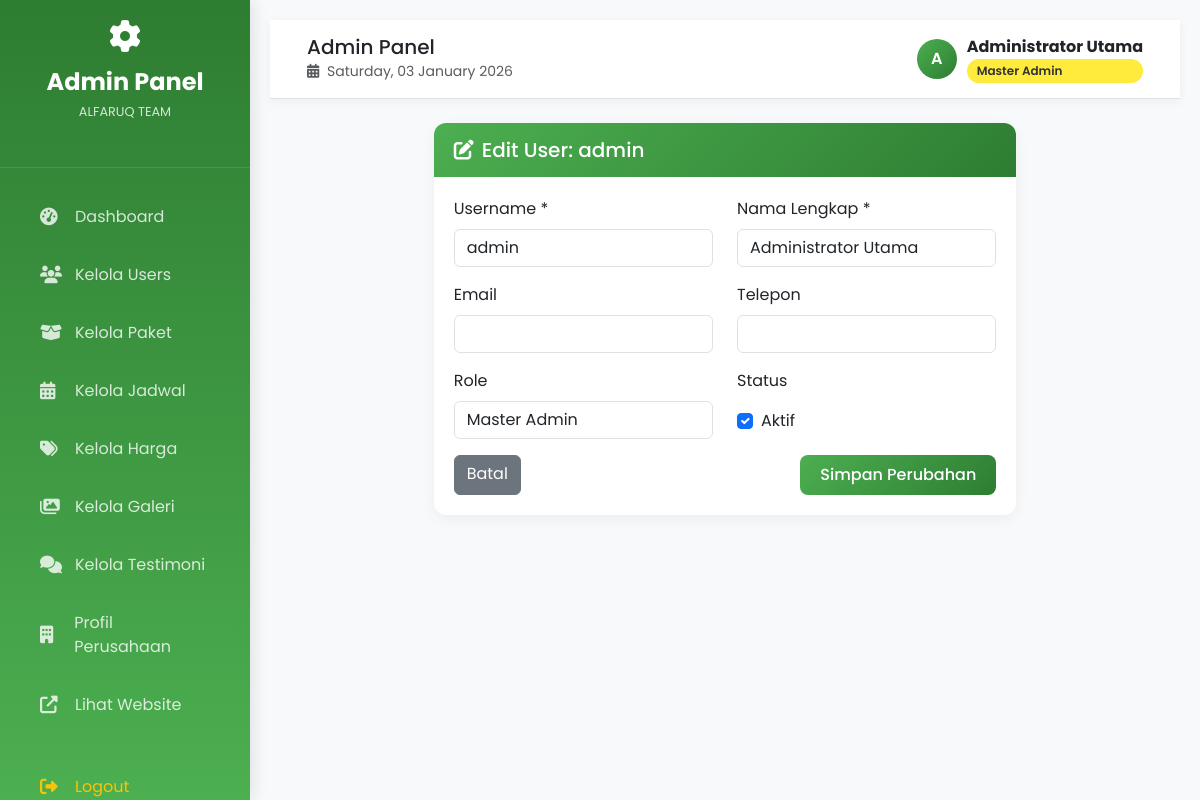
The page /admin/user.php?action=edit&id=1 (signed in) on the database as committed earlier.
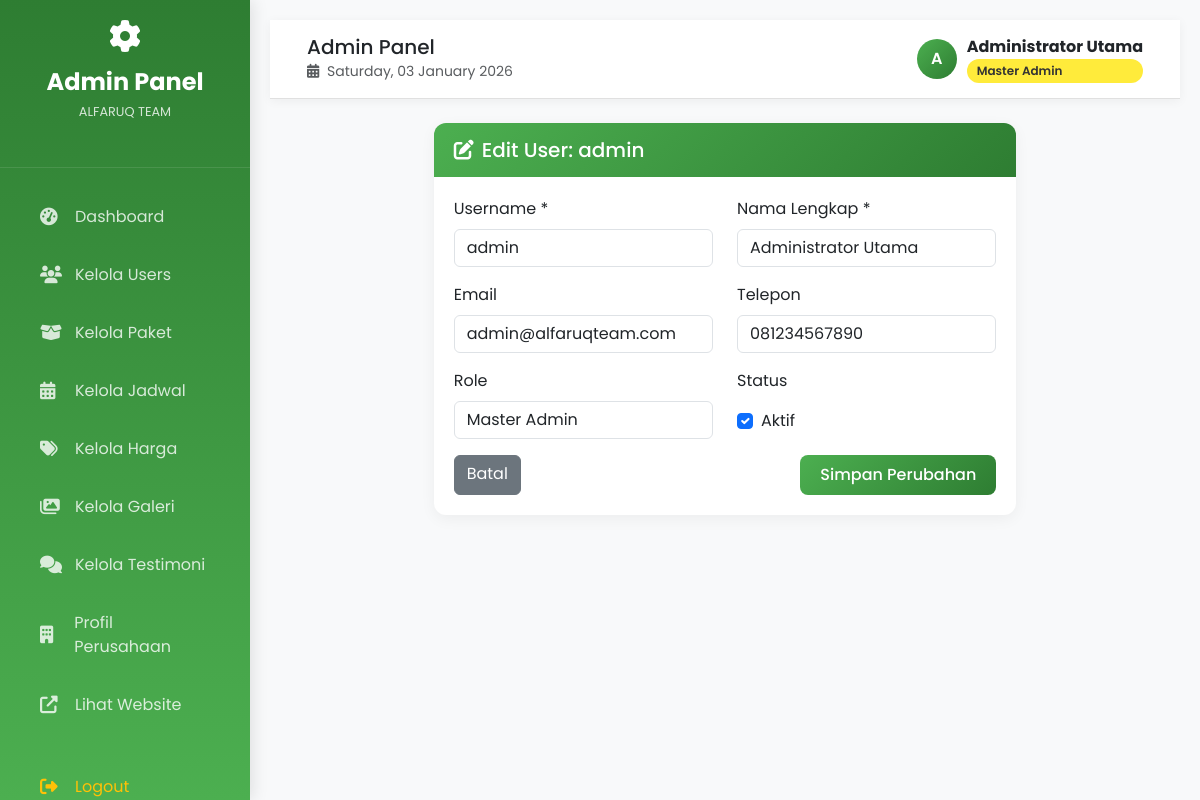
The same page on the database as committed later.
### tables this page shows
CREATE TABLE `users` (
  `id` int(11) NOT NULL,
  `username` varchar(50) NOT NULL,
  `password` varchar(255) NOT NULL,
  `full_name` varchar(100) NOT NULL,
  `email` varchar(100) DEFAULT NULL,
  `phone` varchar(20) DEFAULT NULL,
  `role` enum('admin','master_admin') DEFAULT 'admin',
  `is_active` tinyint(1) DEFAULT 1,
  `failed_attempts` int(11) DEFAULT 0,
  `last_login` datetime DEFAULT NULL,
  `created_by` int(11) DEFAULT NULL,
  `created_at` timestamp NOT NULL DEFAULT current_timestamp(),
  `updated_at` timestamp NOT NULL DEFAULT current_timestamp() ON UPDATE current_timestamp()
);

### admin/user.php (the view, shortened to what the changed rows need)
<?php
require_once '../config/database.php';
$action = isset($_GET['action']) ? $_GET['action'] : 'list';
$id = isset($_GET['id']) ? (int)$_GET['id'] : 0;
$user = null;
if ($id > 0 && ($action == 'edit' || $action == 'reset')) {
    $stmt = $pdo->prepare("SELECT * FROM users WHERE id = ?");
    $stmt->execute([$id]);
    $user = $stmt->fetch();
}
$stmt = $pdo->query("SELECT u.*, creator.username as created_by_name FROM users u LEFT JOIN users creator ON u.created_by = creator.id ORDER BY u.id DESC");
$users = $stmt->fetchAll();
?>
<!DOCTYPE html>
<html lang="id">
<head>
</head>
<body>
    <?php include 'includes/header.php'; ?>
    <div class="container-fluid mt-4">
        <?php if ($action == 'list'): ?>
        <div class="admin-card">
            <div class="card-header d-flex justify-content-between align-items-center">
                <div>
                    <h5 class="mb-0"><i class="fas fa-users me-2"></i>Daftar Users</h5>
                    <p class="text-white mb-0 opacity-75">Total <?php echo count($users); ?> user terdaftar</p>
                </div>
                <a href="?action=create" class="btn-admin-primary">
                    <i class="fas fa-plus me-2"></i>Tambah User Baru
                </a>
            </div>
            <div class="card-body">
                <?php if (empty($users)): ?>
                    <div class="text-center py-5">
                        <i class="fas fa-users fa-4x text-muted mb-4"></i>
                        <h5 class="text-muted">Belum ada user</h5>
                        <p class="text-muted mb-4">Mulai dengan menambahkan user baru</p>
                        <a href="?action=create" class="btn-admin-primary">
                            <i class="fas fa-plus me-2"></i>Tambah User Pertama
                        </a>
                    </div>
                <?php else: ?>
                    <div class="table-responsive">
                        <table class="table admin-table">
                            <thead>
                                <tr>
                                    <th>ID</th>
                                    <th>Username</th>
                                    <th>Nama Lengkap</th>
                                    <th>Role</th>
                                    <th>Status</th>
                                    <th>Dibuat Oleh</th>
                                    <th>Terakhir Login</th>
                                    <th>Aksi</th>
                                </tr>
                            </thead>
                            <tbody>
                                <?php foreach ($users as $user_item): ?>
                                <tr>
                                    <td>
                                        <span class="badge bg-light-green text-dark">#<?php echo $user_item['id']; ?></span>
                                    </td>
                                    <td>
                                        <div class="d-flex align-items-center">
                                            <div class="user-avatar me-3">
                                                <?php echo strtoupper(substr($user_item['full_name'], 0, 1)); ?>
                                            </div>
                                            <div>
                                                <div class="fw-medium">
                                                    <?php echo htmlspecialchars($user_item['username']); ?>
                                                    <?php if ($user_item['id'] == $_SESSION['admin_id']): ?>
                                                        <span class="badge bg-warning text-dark ms-2">Anda</span>
                                                    <?php endif; ?>
                                                </div>
                                                <small class="text-muted"><?php echo htmlspecialchars($user_item['email'] ?: 'Tidak ada email'); ?></small>
                                            </div>
                                        </div>
                                    </td>
                                    <td><?php echo htmlspecialchars($user_item['full_name']); ?></td>
                                    <td>
                                        <span class="badge <?php echo $user_item['role'] == 'master_admin' ? 'bg-warning text-dark' : 'bg-light-green text-dark'; ?>">
                                            <i class="fas fa-<?php echo $user_item['role'] == 'master_admin' ? 'crown' : 'user'; ?> me-1"></i>
                                            <?php echo $user_item['role'] == 'master_admin' ? 'Master Admin' : 'Admin'; ?>
                                        </span>
                                    </td>
                                    <td>
                                        <span class="status-badge <?php echo $user_item['is_active'] ? 'status-active' : 'status-inactive'; ?>">
                                            <i class="fas fa-<?php echo $user_item['is_active'] ? 'check-circle' : 'times-circle'; ?> me-1"></i>
                                            <?php echo $user_item['is_active'] ? 'Aktif' : 'Nonaktif'; ?>
                                        </span>
                                    </td>
                                    <td>
                                        <small class="text-muted">
                                            <?php echo htmlspecialchars($user_item['created_by_name'] ?? 'System'); ?>
                                            <br>
                                            <?php echo date('d M Y', strtotime($user_item['created_at'])); ?>
                                        </small>
                                    </td>
                                    <td>
                                        <?php if ($user_item['last_login']): ?>
                                            <small class="text-muted">
                                                <?php echo date('d M Y', strtotime($user_item['last_login'])); ?>
                                                <br>
                                                <?php echo date('H:i', strtotime($user_item['last_login'])); ?>
                                            </small>
                                        <?php else: ?>
                                            <small class="text-muted">Belum pernah login</small>
                                        <?php endif; ?>
                                    </td>
                                    <td>
                                        <div class="btn-group btn-group-sm">
                                            <a href="?action=edit&id=<?php echo $user_item['id']; ?>"
                                               class="btn btn-outline-warning"
                                               data-bs-toggle="tooltip"
                                               title="Edit">
                                                <i class="fas fa-edit"></i>
                                            </a>
                                            <a href="?action=reset&id=<?php echo $user_item['id']; ?>"
                                               class="btn btn-outline-info"
                                               data-bs-toggle="tooltip"
                                               title="Reset Password">
                                                <i class="fas fa-key"></i>
                                            </a>
                                            <?php if ($user_item['id'] != $_SESSION['admin_id']): ?>
                                            <button type="button"
                                                    onclick="confirmDelete(<?php echo $user_item['id']; ?>, '<?php echo addslashes($user_item['username']); ?>')"
                                                    class="btn btn-outline-danger"
                                                    data-bs-toggle="tooltip"
                                                    title="Hapus">
                                                <i class="fas fa-trash"></i>
                                            </button>
                                            <?php endif; ?>
                                        </div>
                                    </td>
                                </tr>
                                <?php endforeach; ?>
                            </tbody>
                        </table>
                    </div>
                <?php endif; ?>
            </div>
        </div>
        <?php elseif ($action == 'edit'): ?>
        <div class="row justify-content-center">
            <div class="col-md-8">
                <div class="admin-card">
                    <div class="card-header">
                        <h5 class="mb-0"><i class="fas fa-edit me-2"></i>Edit User: <?php echo htmlspecialchars($user['username']); ?></h5>
                    </div>
                    <div class="card-body">
                        <form method="POST" action="?action=update&id=<?php echo $id; ?>">
                            <div class="row">
                                <div class="col-md-6 mb-3">
                                    <label for="username" class="form-label">Username *</label>
                                    <input type="text" class="form-control" id="username" name="username"
                                           value="<?php echo htmlspecialchars($user['username']); ?>" required>
                                </div>
                                <div class="col-md-6 mb-3">
                                    <label for="full_name" class="form-label">Nama Lengkap *</label>
                                    <input type="text" class="form-control" id="full_name" name="full_name"
                                           value="<?php echo htmlspecialchars($user['full_name']); ?>" required>
                                </div>
                            </div>
                            <div class="row">
                                <div class="col-md-6 mb-3">
                                    <label for="email" class="form-label">Email</label>
                                    <input type="email" class="form-control" id="email" name="email"
                                           value="<?php echo htmlspecialchars($user['email']); ?>">
                                </div>
                                <div class="col-md-6 mb-3">
                                    <label for="phone" class="form-label">Telepon</label>
                                    <input type="text" class="form-control" id="phone" name="phone"
                                           value="<?php echo htmlspecialchars($user['phone']); ?>">
                                </div>
                            </div>
                            <div class="row">
                                <div class="col-md-6 mb-3">
                                    <label for="role" class="form-label">Role</label>
                                    <select class="form-control" id="role" name="role">
                                        <option value="master_admin" <?php echo $user['role'] == 'master_admin' ? 'selected' : ''; ?>>Master Admin</option>
                                    </select>
                                </div>
                                <div class="col-md-6 mb-3">
                                    <label class="form-label">Status</label>
                                    <div class="form-check mt-2">
                                        <input class="form-check-input" type="checkbox" id="is_active" name="is_active"
                                               value="1" <?php echo $user['is_active'] ? 'checked' : ''; ?>>
                                        <label class="form-check-label" for="is_active">
                                            Aktif
                                        </label>
                                    </div>
                                </div>
                            </div>
                            <div class="d-flex justify-content-between">
                                <a href="user.php" class="btn btn-secondary">Batal</a>
                                <button type="submit" class="btn-admin-primary">Simpan Perubahan</button>
                            </div>
                        </form>
                    </div>
                </div>
            </div>
        </div>
        <?php endif; ?>
    </div>
    <?php include 'includes/footer.php'; ?>
</body>
</html>

Rows that differ between the two databases and show on the page:
changed users "admin": email (not shown) → "admin@alfaruqteam.com"; phone (not shown) → "081234567890"
